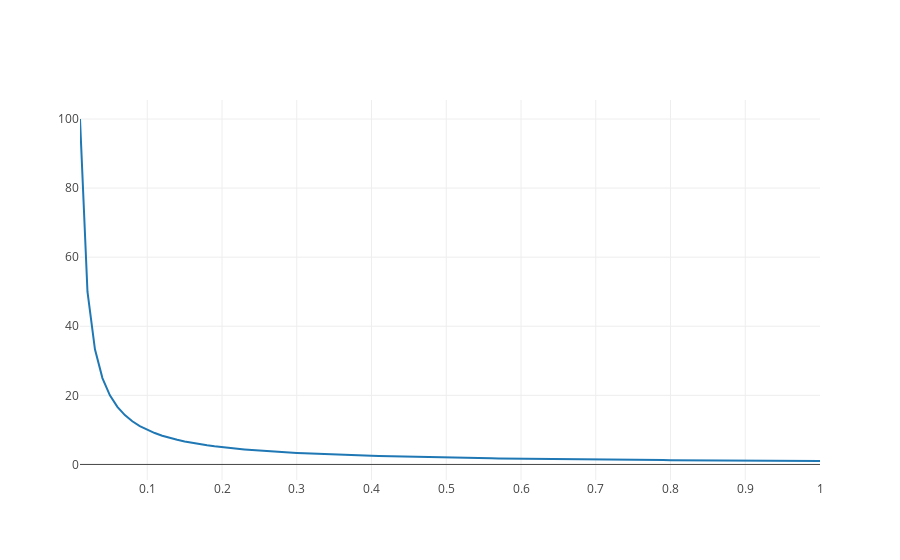

Notebook source saved alongside this figure:
### Markdown cell above
and use plotly to plot this function for $x > 0$. Adjust the range for $x$ so that you get a "decent" graph.

### Code cell
range_x = arange(0.01,1.01,0.01)
iplot([{"x": range_x, "y": [1/x for x in range_x]}])
